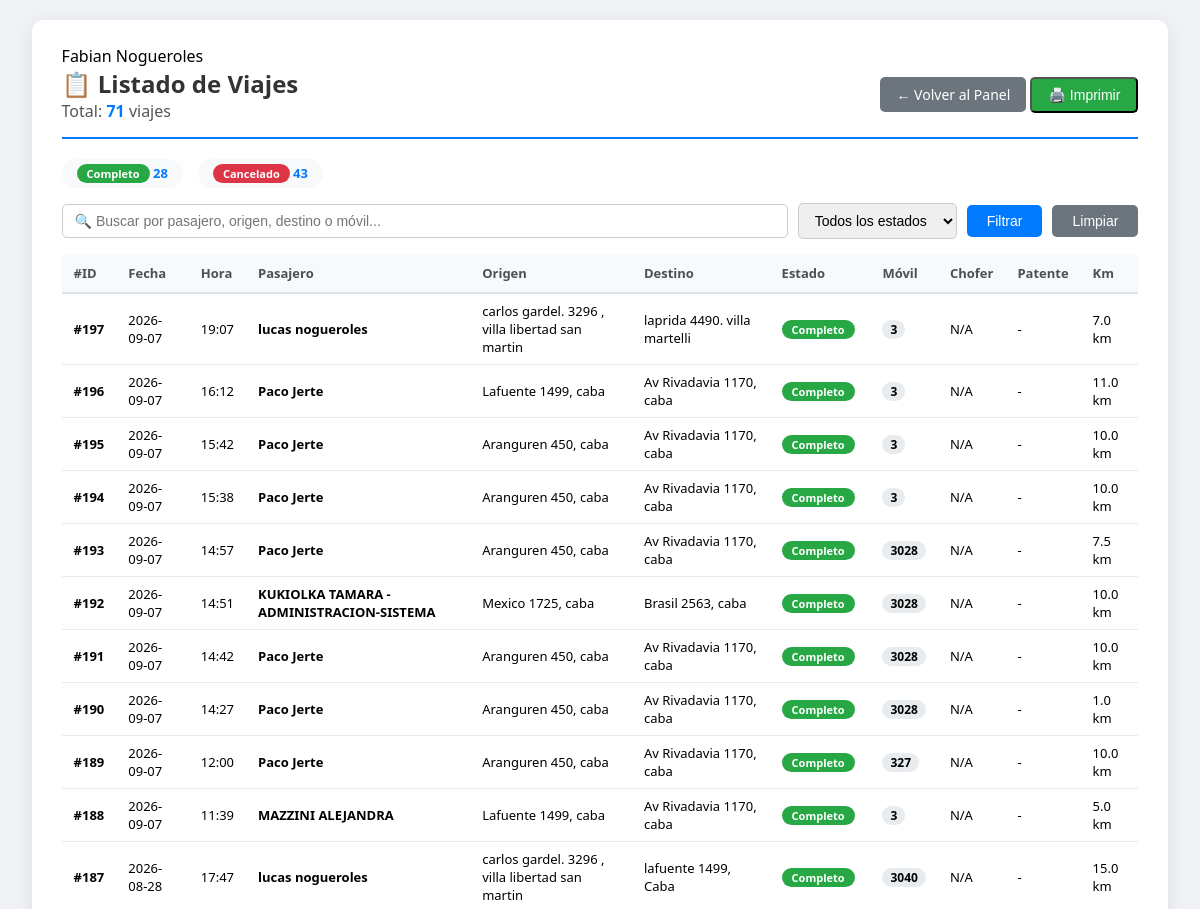
The page /php/contaduria/lista_viajes_completa.php (signed in, upper part) on the database as committed earlier.
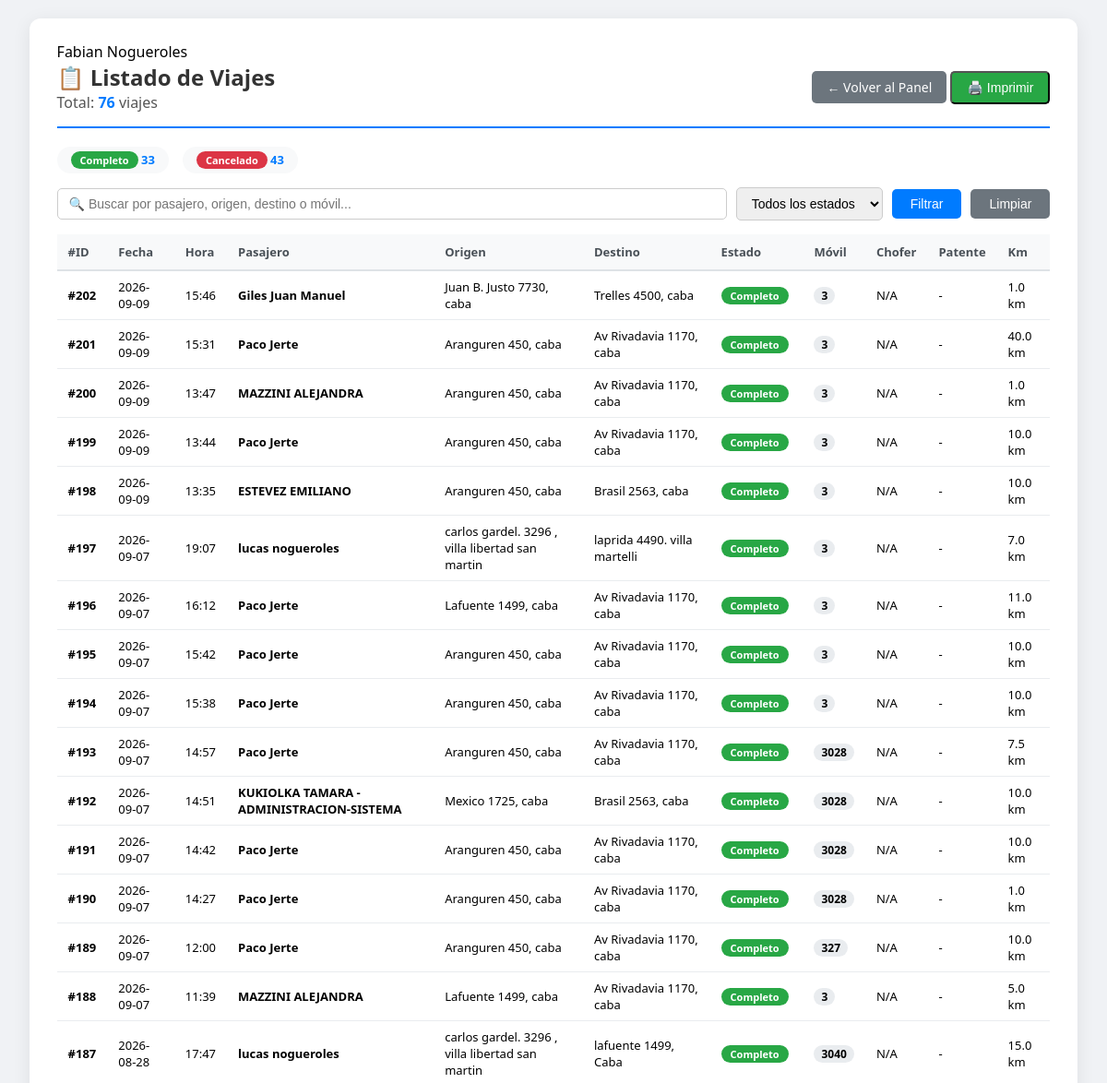
The same page on the database as committed later.
### tables this page shows
CREATE TABLE `viajes_despacho` (
  `id` int(20) NOT NULL AUTO_INCREMENT,
  `cel_pasaj` int(10) NOT NULL,
  `nombre_pasaj` varchar(50) NOT NULL,
  `direccion_origen` varchar(70) NOT NULL,
  `direccion_destino` varchar(70) DEFAULT NULL,
  `puntos_paso` text DEFAULT NULL,
  `obs_operador` varchar(500) NOT NULL,
  `obs_pasaj` varchar(500) NOT NULL,
  `estado` varchar(15) NOT NULL,
  `diferido` varchar(20) NOT NULL,
  `fecha` date DEFAULT NULL,
  `hora` varchar(11) DEFAULT NULL,
  `categoria_movil` varchar(15) NOT NULL,
  `origen_lat` decimal(10,8) DEFAULT NULL,
  `origen_lng` decimal(11,8) DEFAULT NULL,
  `destino_lat` decimal(10,8) DEFAULT NULL,
  `destino_lng` decimal(11,8) DEFAULT NULL,
  `cc` int(4) DEFAULT NULL,
  `centro_de_costo` int(4) DEFAULT NULL,
  `id_autorizante` int(11) DEFAULT NULL,
  `obs_viaje` varchar(255) NOT NULL,
  `id_chofer` int(4) NOT NULL,
  `asignado_a` int(4) DEFAULT 0,
  `fecha_asignacion` datetime DEFAULT NULL,
  `id_cc` int(4) DEFAULT NULL,
  `km_recorridos` decimal(10,2) NOT NULL,
  `peajes` decimal(5,2) NOT NULL,
  `tiempo_espera` int(10) NOT NULL,
  `observaciones_finalizacion` varchar(100) NOT NULL,
  `fecha_finalizacion` date DEFAULT NULL,
  `chofer_nombre_hist` varchar(100) DEFAULT NULL,
  `chofer_apellido_hist` varchar(100) DEFAULT NULL,
  `chofer_celular_hist` varchar(20) DEFAULT NULL,
  `vehiculo_marca_hist` varchar(50) DEFAULT NULL,
  `vehiculo_modelo_hist` varchar(50) DEFAULT NULL,
  `vehiculo_patente_hist` varchar(20) DEFAULT NULL,
  `vehiculo_color_hist` varchar(20) DEFAULT NULL,
  PRIMARY KEY (`id`)
);

### php/contaduria/lista_viajes_completa.php (the view, shortened to what the changed rows need)
<?php
$conn = conexion();
$sql = "SELECT
            vd.id,
            vd.fecha,
            vd.hora,
            vd.nombre_pasaj,
            vd.direccion_origen,
            vd.direccion_destino,
            vd.estado,
            vd.asignado_a,
            vd.fecha_asignacion,
            vd.fecha_finalizacion,
            vd.km_recorridos,
            c.nombre AS chofer_nombre,
            c.apellido AS chofer_apellido,
            ve.patente AS vehiculo_patente,
            (SELECT movil FROM recorridos_viaje WHERE id_viaje = vd.id ORDER BY id DESC LIMIT 1) AS movil_historico
        FROM viajes_despacho vd
        LEFT JOIN choferes c ON c.movil = vd.asignado_a
        LEFT JOIN vehiculos ve ON ve.id_chofer = c.id
        ORDER BY vd.id DESC";
$stmt = $conn->prepare($sql);
$stmt->execute();
$viajes = $stmt->fetchAll(PDO::FETCH_ASSOC);
$estados = [];
foreach ($viajes as $v) {
    $estado = $v['estado'] ?? 'Sin estado';
    $estados[$estado] = ($estados[$estado] ?? 0) + 1;
}
?>
<!DOCTYPE html>
<html lang="es">
<head>
    <link rel="stylesheet" href="../../../css/estilos.css">
</head>
<body>
    <div class="container">
        <div class="header">
            <div>
                <h1>📋 Listado de Viajes</h1>
                <span class="total">Total: <strong><?= count($viajes) ?></strong> viajes</span>
            </div>
        </div>
        <div class="estadisticas no-print">
            <?php foreach ($estados as $estado => $cantidad): ?>
                <span class="item">
                    <span class="badge-estado badge-<?= strtolower(str_replace(' ', '-', $estado)) ?>">
                        <?= $estado ?>
                    </span>
                    <span class="num"><?= $cantidad ?></span>
                </span>
            <?php endforeach; ?>
        </div>
        <div class="tabla-container">
            <table>
                <thead>
                    <tr>
                        <th onclick="ordenarTabla(0)">#ID</th>
                        <th onclick="ordenarTabla(1)">Fecha</th>
                        <th onclick="ordenarTabla(2)">Hora</th>
                        <th onclick="ordenarTabla(3)">Pasajero</th>
                        <th onclick="ordenarTabla(4)">Origen</th>
                        <th onclick="ordenarTabla(5)">Destino</th>
                        <th onclick="ordenarTabla(6)">Estado</th>
                        <th onclick="ordenarTabla(7)">Móvil</th>
                        <th onclick="ordenarTabla(8)">Chofer</th>
                        <th onclick="ordenarTabla(9)">Patente</th>
                        <th onclick="ordenarTabla(10)">Km</th>
                    </tr>
                </thead>
                <tbody id="tabla-body">
                    <?php if (empty($viajes)): ?>
                        <tr class="empty-row">
                            <td colspan="11">No hay viajes registrados</td>
                        </tr>
                    <?php else: ?>
                        <?php foreach ($viajes as $v): ?>
                            <?php
                            $estadoClass = strtolower(str_replace(' ', '-', $v['estado'] ?? 'default'));
                            $movil = $v['asignado_a'];
                            if ($v['estado'] == 'Completo' && !empty($v['movil_historico'])) {
                                $movil = $v['movil_historico'];
                            }
                            $chofer = ($v['chofer_nombre'] ?? '') . ' ' . ($v['chofer_apellido'] ?? '');
                            $chofer = trim($chofer) ?: 'N/A';
                            ?>
                            <tr class="clickeable" onclick="verDetalle(<?= $v['id'] ?>)">
                                <td><strong>#<?= $v['id'] ?></strong></td>
                                <td><?= htmlspecialchars($v['fecha'] ?? '-') ?></td>
                                <td><?= htmlspecialchars($v['hora'] ?? '-') ?></td>
                                <td><strong><?= htmlspecialchars($v['nombre_pasaj'] ?? 'N/A') ?></strong></td>
                                <td><?= htmlspecialchars($v['direccion_origen'] ?? '-') ?></td>
                                <td><?= htmlspecialchars($v['direccion_destino'] ?? '-') ?></td>
                                <td>
                                    <span class="badge-estado badge-<?= $estadoClass ?>">
                                        <?= $v['estado'] ?? 'N/A' ?>
                                    </span>
                                </td>
                                <td>
                                    <span class="movil-badge"><?= $movil ?: 'N/A' ?></span>
                                </td>
                                <td><?= htmlspecialchars($chofer) ?></td>
                                <td><?= htmlspecialchars($v['vehiculo_patente'] ?? '-') ?></td>
                                <td><?= $v['km_recorridos'] ? number_format($v['km_recorridos'], 1) . ' km' : '-' ?></td>
                            </tr>
                        <?php endforeach; ?>
                    <?php endif; ?>
                </tbody>
            </table>
        </div>
    </div>
</body>
</html>

Rows that differ between the two databases and show on the page:
computed for viajes_despacho (number 1 of 17 on the later page): cantidad "28" → "33"
added viajes_despacho: id "202", fecha "2026-09-09", hora "15:46", nombre_pasaj "Giles Juan Manuel", direccion_origen "Juan B. Justo 7730, caba", direccion_destino "Trelles 4500, caba", estado "Completo", movil "3", chofer "N/A", vehiculo_patente "-", km_recorridos "1.0"
added viajes_despacho: id "201", fecha "2026-09-09", hora "15:31", nombre_pasaj "Paco Jerte", direccion_origen "Aranguren 450, caba", direccion_destino "Av Rivadavia 1170, caba", estado "Completo", movil "3", chofer "N/A", vehiculo_patente "-", km_recorridos "40.0"
added viajes_despacho: id "200", fecha "2026-09-09", hora "13:47", nombre_pasaj "MAZZINI ALEJANDRA", direccion_origen "Aranguren 450, caba", direccion_destino "Av Rivadavia 1170, caba", estado "Completo", movil "3", chofer "N/A", vehiculo_patente "-", km_recorridos "1.0"
added viajes_despacho: id "199", fecha "2026-09-09", hora "13:44", nombre_pasaj "Paco Jerte", direccion_origen "Aranguren 450, caba", direccion_destino "Av Rivadavia 1170, caba", estado "Completo", movil "3", chofer "N/A", vehiculo_patente "-", km_recorridos "10.0"
added viajes_despacho: id "198", fecha "2026-09-09", hora "13:35", nombre_pasaj "ESTEVEZ EMILIANO", direccion_origen "Aranguren 450, caba", direccion_destino "Brasil 2563, caba", estado "Completo", movil "3", chofer "N/A", vehiculo_patente "-", km_recorridos "10.0"
Other text that changed with them:
count($viajes): "71" → "76"
